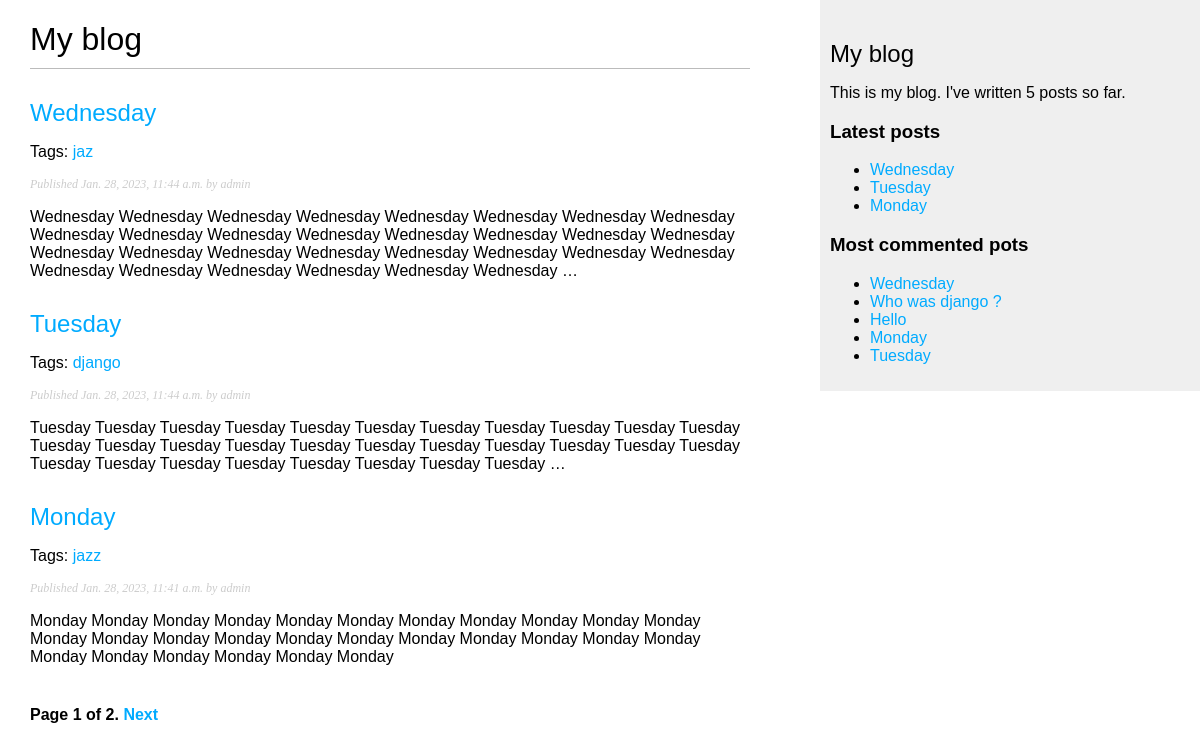
The page /blog/ on the database as committed earlier.
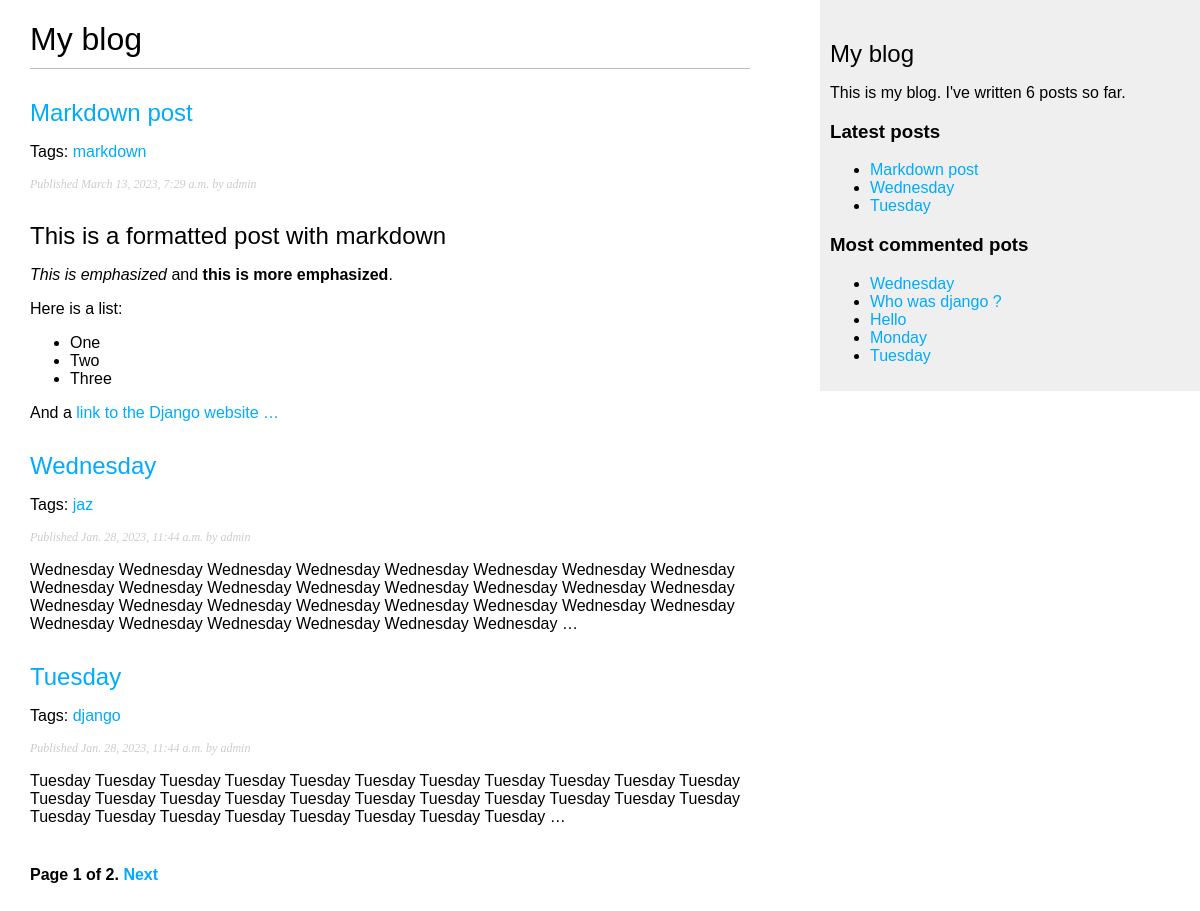
The same page on the database as committed later.
### blog/models.py (models this page shows, shortened)
class Post(models.Model):
    class Status(models.TextChoices):
        DRAFT = 'DF', 'Draft'
        PUBLISHED = 'PB', 'Published'
    title = models.CharField(max_length=250)
    slug = models.SlugField(max_length=250,
                            unique_for_date='publish')
    author = models.ForeignKey(User,
                               on_delete=models.CASCADE,
                               related_name='blog_posts')
    body = models.TextField()
    publish = models.DateTimeField(default=timezone.now)
    created = models.DateTimeField(auto_now_add=True)
    updated = models.DateTimeField(auto_now=True)
    status = models.CharField(max_length=2,
                              choices=Status.choices,
                              default=Status.DRAFT)
    objects = models.Manager()
    published = PublishedManager()
    tags = TaggableManager()
    class Meta:
        ordering = ['-publish']
        indexes = [
            models.Index(fields=['-publish']),
        ]
    def get_absolute_url(self):
        return reverse('blog:post_detail',
                       args=[self.publish.year,
                             self.publish.month,
                             self.publish.day,
                             self.slug])

### blog/views.py (the view)
# urls.py: path('', views.post_list, name='post_list'),
def post_list(request, tag_slug=None):
    post_list = Post.published.all()
    tag = None
    if tag_slug:
        tag = get_object_or_404(Tag, slug=tag_slug)
        post_list = post_list.filter(tags__in=[tag])
    paginator = Paginator(post_list, 3)
    page_number = request.GET.get('page', 1)
    try:
        posts = paginator.page(page_number)
    except PageNotAnInteger:
        posts = paginator.page(1)
    except EmptyPage:
        posts = paginator.page(paginator.num_pages)
    return render(request,
                  'blog/post/list.html',
                  {'posts': posts,
                   'tag': tag})

### blog/models.py (called while the page is built)
    def get_queryset(self):
        return super().get_queryset()\
                        .filter(status=Post.Status.PUBLISHED)

### blog/templatetags/blog_tags.py (called while the page is built)
@register.simple_tag
def total_posts():
    return Post.published.count()

@register.inclusion_tag('blog/post/latest_posts.html')
def show_latest_posts(count=5):
    latest_posts = Post.published.order_by('-publish')[:count]
    return {'latest_posts': latest_posts}

@register.simple_tag
def get_most_commented_posts(count=5):
    return Post.published.annotate(
        total_comments=Count('comments')
    ).order_by('-total_comments')[:count]

@register.filter(name='markdown')
def markdown_format(text):
    return mark_safe(markdown.markdown(text))

### blog/templates/blog/post/list.html (shortened to what this page needs)
{% extends "blog/base.html" %}
{% load blog_tags %}
{% block content %}
    <h1>My blog</h1>
    {% for post in posts %}
        <h2>
            <a href="{{ post.get_absolute_url }}">
                {{ post.title }}
            </a>
        </h2>
        <p class="tags">
            Tags:
            {% for tag in post.tags.all %}
                <a href="{% url 'blog:post_list_by_tag' tag.slug %}">
                    {{ tag.name }}
                </a>
            {% endfor %}
        </p>
        <p class="date">
            Published {{ post.publish }} by {{ post.author }}
        </p>
        {{ post.body|markdown|truncatewords_html:30 }}
    {% endfor %}
    {% include "pagination.html" with page=posts %}
{% endblock %}

### blog/templates/blog/base.html (shortened to what this page needs)
{% load blog_tags %}
{% load static %}
<!DOCTYPE html>
<html>
<head>
    <link href="{% static "css/blog.css" %}" rel="stylesheet">
</head>
<body>
    <div id="content">
        {% block content %}
        {% endblock %}
    </div>
    <div id="sidebar">
        <h2>My blog</h2>
        <p>
            This is my blog.
            I've written {% total_posts %} posts so far.
        </p>
        <h3>Latest posts</h3>
        {% show_latest_posts 3 %}
        <h3>Most commented pots</h3>
        {% get_most_commented_posts as most_commented_posts %}
        <ul>
            {% for post in most_commented_posts %}
                <li>
                    <a href="{{ post.get_absolute_url }}">{{ post.title }}</a>
                </li>
            {% endfor %}
        </ul>
    </div>
</body>
</html>

### blog/templates/blog/post/latest_posts.html
<ul>
    {% for post in latest_posts %}
        <li>
            <a href="{{ post.get_absolute_url }}"> {{ post.title }}</a>
        </li>
    {% endfor %}
</ul>

Rows that differ between the two databases and show on the page:
no longer on one of the page's lists (row unchanged): Post: title "Monday", publish "Jan. 28, 2023, 11:41 a.m.", author "admin", body "Monday Monday Monday Monday Monday Monday Monday Monday Monday Monday Monday Monday Monday Monday Monday Monday Monday Monday Monday Monday Monday Monday Monday Monday Monday Monday Monday Monday"
added Post: title "Markdown post", publish "March 13, 2023, 7:29 a.m.", author "admin", body "This is a formatted post with markdown This is emphasized and this is more emphasized . Here is a list: One Two Three And a link to the Django website …"
added Tag: name "markdown", shown under "Markdown post"
computed for Post "Monday": loses Tag (name "jazz")
Other text that changed with them:
text no longer shown: "5"
text now shown: "6"
